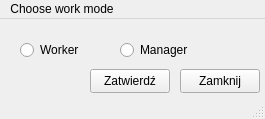
<?xml version="1.0" encoding="UTF-8"?>
<ui version="4.0">
 <class>MainWindow</class>
 <widget class="QMainWindow" name="MainWindow">
  <property name="geometry">
   <rect>
    <x>0</x>
    <y>0</y>
    <width>265</width>
    <height>119</height>
   </rect>
  </property>
  <property name="sizePolicy">
   <sizepolicy hsizetype="Fixed" vsizetype="Fixed">
    <horstretch>0</horstretch>
    <verstretch>0</verstretch>
   </sizepolicy>
  </property>
  <property name="windowTitle">
   <string>MainWindow</string>
  </property>
  <widget class="QWidget" name="centralwidget">
   <widget class="QRadioButton" name="radioWorker">
    <property name="geometry">
     <rect>
      <x>20</x>
      <y>20</y>
      <width>91</width>
      <height>22</height>
     </rect>
    </property>
    <property name="text">
     <string>Worker</string>
    </property>
   </widget>
   <widget class="QRadioButton" name="radioManager">
    <property name="geometry">
     <rect>
      <x>120</x>
      <y>20</y>
      <width>91</width>
      <height>22</height>
     </rect>
    </property>
    <property name="text">
     <string>Manager</string>
    </property>
   </widget>
   <widget class="QPushButton" name="btnConfirm">
    <property name="geometry">
     <rect>
      <x>90</x>
      <y>50</y>
      <width>80</width>
      <height>24</height>
     </rect>
    </property>
    <property name="text">
     <string>Zatwierdź</string>
    </property>
   </widget>
   <widget class="QPushButton" name="btnClose">
    <property name="geometry">
     <rect>
      <x>180</x>
      <y>50</y>
      <width>80</width>
      <height>24</height>
     </rect>
    </property>
    <property name="text">
     <string>Zamknij</string>
    </property>
   </widget>
  </widget>
  <widget class="QMenuBar" name="menubar">
   <property name="geometry">
    <rect>
     <x>0</x>
     <y>0</y>
     <width>265</width>
     <height>21</height>
    </rect>
   </property>
   <widget class="QMenu" name="menuChoose_work_mode">
    <property name="title">
     <string>Choose work mode</string>
    </property>
   </widget>
   <addaction name="menuChoose_work_mode"/>
  </widget>
  <widget class="QStatusBar" name="statusbar"/>
 </widget>
 <resources/>
 <connections/>
</ui>
